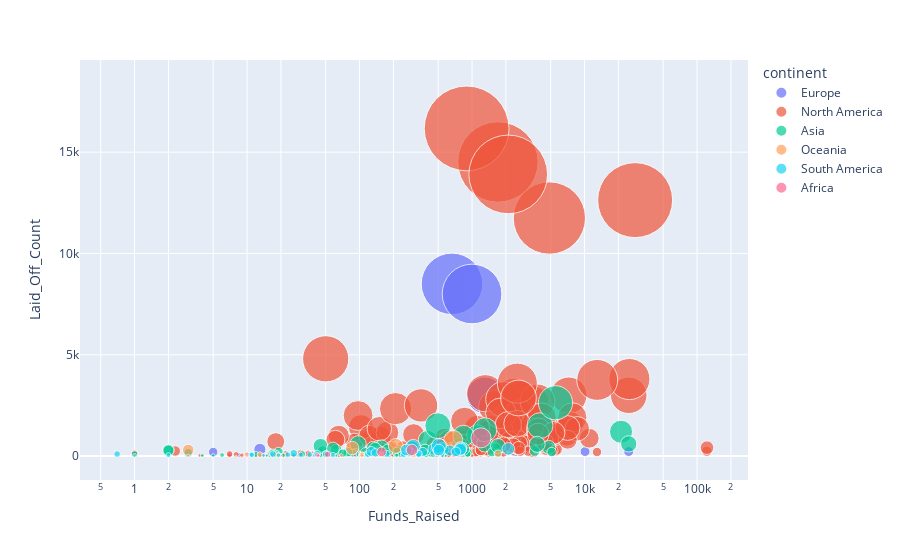

Notebook cell for this chart:
### Code cell
fig = px.scatter(geo_df, x="Funds_Raised", y="Laid_Off_Count", size="Laid_Off_Count", color="continent",
           hover_name="Country", log_x=True, size_max=60)
fig.show()

### Figure 1 — Plotly figure (JSON) as saved in the notebook; plotly's stock layout.template omitted (floating-point values rounded to 4 significant figures; data arrays with more than 128 entries replaced by an {"elided": "..."} marker saying what was removed)
{"data": [{"hovertemplate": "<b>%{hovertext}</b><br><br>continent=Europe<br>Funds_Raised=%{x}<br>Laid_Off_Count=%{marker.size}<extra></extra>", "hovertext": ["United Kingdom", "Estonia", "Germany", "Germany", "Germany", "United Kingdom", "United Kingdom", "United Kingdom", "United Kingdom", "United Kingdom", "United Kingdom", "Switzerland", "Portugal", "Netherlands", "Germany", "United Kingdom", "United Kingdom", "Germany", "Germany", "Germany", "Sweden", "Sweden", "Sweden", "Sweden", "United Kingdom", "United Kingdom", "United Kingdom", "United Kingdom", "United Kingdom", "France", "Austria", "Finland", "Germany", "Germany", "Germany", "Germany", "Germany", "United Kingdom", "Germany", "Denmark", "United Kingdom", "Germany", "Germany", "Germany", "Germany", "Germany", "Germany", "United Kingdom", "United Kingdom", "United Kingdom", "Sweden", "United Kingdom", "Sweden", "Sweden", "Sweden", "United Kingdom", "United Kingdom", "United Kingdom", "United Kingdom", "Ireland", "Ireland", "Norway", "United Kingdom", "Germany", "Germany", "Denmark", "France", "Estonia", "Germany", "Germany", "Germany", "Germany", "Germany", "Germany", "Ireland", "Spain", "Spain", "Sweden", "Sweden", "United Kingdom", "United Kingdom", "United Kingdom", "United Kingdom", "United Kingdom", "United Kingdom", "United Kingdom", "Ireland", "Germany", "Estonia", "France", "France", "Germany", "Germany", "Germany", "Germany", "Germany", "Germany", "Germany", "Germany", "United Kingdom", "France"], "legendgroup": "Europe", "marker": {"color": "#636efa", "size": [451, 63, 15, 100, 51, 120, 69, 60, 95, 367, 8, 62, 80, 225, 75, 300, 8, 90, 87, 59, 100, 100, 700, 70, 1500, 45, 95, 29, 200, 350, 270, 250, 300, 95, 100, 18, 14, 100, 70, 150, 38, 18, 100, 180, 100, 55, 109, 30, 85, 150, 70, 242, 300, 70, 72, 20, 70, 50, 30, 9, 200, 140, 85, 100, 43, 35, 93, 143, 50, 525, 200, 62, 30, 20, 27, 250, 89, 600, 8500, 50, 110, 206, 330, 800, 350, 40, 130, 80, 66, 200, 10, 150, 31, 21, 60, 3000, 221, 200, 8000, 80, 17], "sizemode": "area", "sizeref": 4.492, "symbol": "circle"}, "mode": "markers", "name": "Europe", "orientation": "v", "showlegend": true, "type": "scatter", "x": [3000, 7, 30, 109, 8.5, 324, 88, 837, 102, 1500, 32, 78, 91, 24700, 60.18, 197.2, 15.5, 656, 39, 40, 275, 568, 3700, 56, 4000, 133, 214, 118, 238, 293, 546, 169, 1300, 95, 1000, 25, 22, 1800, 150, 173, 123, 90, 89, 646, 188, 95, 741, 105, 202, 490, 126, 1000, 568, 377, 281, 88, 157, 144, 40, 35, 889, 956, 73, 188, 30, 2, 1000, 90, 28, 691, 5, 442, 29, 94, 56, 1200, 130, 2100, 663, 160, 490, 2400, 13, 629, 1700, 376, 131, 646, 192, 495, 15, 442, 47, 41, 2, 1300, 10105, 344, 1000, 105, 579], "xaxis": "x", "y": [451, 63, 15, 100, 51, 120, 69, 60, 95, 367, 8, 62, 80, 225, 75, 300, 8, 90, 87, 59, 100, 100, 700, 70, 1500, 45, 95, 29, 200, 350, 270, 250, 300, 95, 100, 18, 14, 100, 70, 150, 38, 18, 100, 180, 100, 55, 109, 30, 85, 150, 70, 242, 300, 70, 72, 20, 70, 50, 30, 9, 200, 140, 85, 100, 43, 35, 93, 143, 50, 525, 200, 62, 30, 20, 27, 250, 89, 600, 8500, 50, 110, 206, 330, 800, 350, 40, 130, 80, 66, 200, 10, 150, 31, 21, 60, 3000, 221, 200, 8000, 80, 17], "yaxis": "y"}, {"hovertemplate": "<b>%{hovertext}</b><br><br>continent=North America<br>Funds_Raised=%{x}<br>Laid_Off_Count=%{marker.size}<extra></extra>", "hovertext": {"elided": "371 str values"}, "legendgroup": "North America", "marker": {"color": "#EF553B", "size": {"elided": "371 int values"}, "sizemode": "area", "sizeref": 4.492, "symbol": "circle"}, "mode": "markers", "name": "North America", "orientation": "v", "showlegend": true, "type": "scatter", "x": {"elided": "371 float values"}, "xaxis": "x", "y": {"elided": "371 int values"}, "yaxis": "y"}, {"hovertemplate": "<b>%{hovertext}</b><br><br>continent=Asia<br>Funds_Raised=%{x}<br>Laid_Off_Count=%{marker.size}<extra></extra>", "hovertext": ["India", "India", "Israel", "India", "India", "Israel", "India", "India", "India", "India", "United Arab Emirates", "Israel", "India", "Israel", "Malaysia", "Indonesia", "India", "India", "India", "India", "India", "India", "India", "India", "India", "India", "India", "India", "India", "India", "Israel", "Israel", "Israel", "Israel", "Malaysia", "United Arab Emirates", "United Arab Emirates", "United Arab Emirates", "India", "India", "India", "India", "India", "India", "India", "India", "India", "India", "India", "India", "India", "India", "India", "India", "India", "China", "China", "India", "Israel", "Israel", "Israel", "Israel", "Israel", "Israel", "Israel", "Israel", "Israel", "Israel", "Israel", "Israel", "Thailand", "India", "India", "India", "India", "India", "India", "India", "India", "India", "India", "Indonesia", "Indonesia", "Indonesia", "Indonesia", "Israel", "Israel", "Israel", "Israel", "Israel", "Israel", "Indonesia", "Indonesia", "India", "India", "India", "India", "India", "India", "India", "India", "Indonesia", "Israel", "Israel", "Israel", "Israel", "Israel", "Israel", "India", "India", "India", "India", "India", "India", "India", "India", "India", "China", "India", "India", "India", "India", "India"], "legendgroup": "Asia", "marker": {"color": "#00cc96", "size": [250, 80, 70, 45, 6, 24, 200, 200, 800, 60, 536, 10, 130, 120, 50, 430, 40, 350, 1500, 450, 1501, 1200, 70, 600, 270, 1020, 350, 350, 200, 300, 74, 500, 65, 30, 50, 400, 50, 9, 1000, 200, 424, 600, 600, 145, 100, 100, 140, 180, 250, 50, 150, 80, 180, 40, 170, 180, 300, 191, 20, 12, 100, 30, 11, 80, 113, 30, 120, 60, 30, 16, 55, 100, 80, 190, 45, 150, 100, 36, 350, 30, 2630, 200, 134, 67, 160, 85, 17, 100, 30, 20, 80, 1300, 70, 250, 500, 40, 142, 40, 580, 100, 50, 360, 60, 40, 19, 20, 31, 370, 100, 15, 100, 56, 300, 30, 100, 200, 25, 275, 300, 29, 78, 150, 100], "sizemode": "area", "sizeref": 4.492, "symbol": "circle"}, "mode": "markers", "name": "Asia", "orientation": "v", "showlegend": true, "type": "scatter", "x": [47, 48, 45, 143, 8, 100, 215, 19, 404, 76, 771, 84, 214.2, 386, 348, 4800, 582, 548, 496, 157, 4022, 21100, 3, 24700, 224, 1114, 1600, 548, 214.2, 62, 288, 45, 16, 250, 26, 132, 71, 30, 838, 292, 292, 1300, 97, 17, 375, 2, 3, 172, 150, 6, 838, 12, 1500, 13, 3, 917, 2, 112, 76, 205, 1, 41, 17, 335, 393, 51, 18, 111, 60, 15, 120, 31, 166, 140, 118, 1700, 914, 20, 838, 4, 5517, 5100, 140, 245, 92, 122, 15, 92, 103, 165, 231, 1300, 180, 3600, 1700, 21, 87, 214, 3792, 390, 19, 138, 166, 111, 80, 42, 317, 58, 50, 62, 431, 17, 177, 13, 451, 79, 62, 2, 382, 5, 50, 71, 120], "xaxis": "x", "y": [250, 80, 70, 45, 6, 24, 200, 200, 800, 60, 536, 10, 130, 120, 50, 430, 40, 350, 1500, 450, 1501, 1200, 70, 600, 270, 1020, 350, 350, 200, 300, 74, 500, 65, 30, 50, 400, 50, 9, 1000, 200, 424, 600, 600, 145, 100, 100, 140, 180, 250, 50, 150, 80, 180, 40, 170, 180, 300, 191, 20, 12, 100, 30, 11, 80, 113, 30, 120, 60, 30, 16, 55, 100, 80, 190, 45, 150, 100, 36, 350, 30, 2630, 200, 134, 67, 160, 85, 17, 100, 30, 20, 80, 1300, 70, 250, 500, 40, 142, 40, 580, 100, 50, 360, 60, 40, 19, 20, 31, 370, 100, 15, 100, 56, 300, 30, 100, 200, 25, 275, 300, 29, 78, 150, 100], "yaxis": "y"}, {"hovertemplate": "<b>%{hovertext}</b><br><br>continent=Oceania<br>Funds_Raised=%{x}<br>Laid_Off_Count=%{marker.size}<extra></extra>", "hovertext": ["Australia", "Australia", "Australia", "Australia", "Australia", "Australia", "Australia", "Australia", "Australia", "Australia", "Australia", "Australia", "Australia", "Australia", "Australia", "New Zealand", "New Zealand", "Australia", "Australia", "Australia", "Australia", "Australia"], "legendgroup": "Oceania", "marker": {"color": "#FFA15A", "size": [36, 60, 18, 70, 30, 300, 50, 75, 60, 27, 120, 65, 10, 8, 83, 800, 25, 500, 400, 90, 95, 27], "sizemode": "area", "sizeref": 4.492, "symbol": "circle"}, "mode": "markers", "name": "Oceania", "orientation": "v", "showlegend": true, "type": "scatter", "x": [157, 106, 20, 13, 145, 3, 165, 18, 320, 69, 1700, 105, 1, 10, 299, 681, 24, 210, 86, 257, 124, 105], "xaxis": "x", "y": [36, 60, 18, 70, 30, 300, 50, 75, 60, 27, 120, 65, 10, 8, 83, 800, 25, 500, 400, 90, 95, 27], "yaxis": "y"}, {"hovertemplate": "<b>%{hovertext}</b><br><br>continent=South America<br>Funds_Raised=%{x}<br>Laid_Off_Count=%{marker.size}<extra></extra>", "hovertext": ["Brazil", "Brazil", "Brazil", "Brazil", "Brazil", "Brazil", "Brazil", "Brazil", "Brazil", "Brazil", "Brazil", "Argentina", "Brazil", "Brazil", "Brazil", "Brazil", "Brazil", "Brazil", "Brazil", "Brazil", "Brazil", "Brazil", "Brazil", "Brazil", "Brazil", "Brazil", "Brazil", "Brazil", "Brazil", "Argentina", "Argentina", "Brazil", "Brazil", "Brazil", "Brazil", "Brazil", "Brazil", "Brazil", "Brazil", "Brazil", "Brazil", "Brazil", "Brazil", "Brazil", "Brazil", "Chile"], "legendgroup": "South America", "marker": {"color": "#19d3f3", "size": [467, 100, 29, 136, 70, 275, 4, 51, 62, 33, 100, 80, 160, 200, 340, 75, 60, 90, 100, 260, 58, 28, 70, 384, 500, 60, 47, 100, 75, 53, 100, 227, 50, 190, 300, 312, 113, 160, 110, 340, 355, 210, 111, 300, 31, 45], "sizemode": "area", "sizeref": 4.492, "symbol": "circle"}, "mode": "markers", "name": "South America", "orientation": "v", "showlegend": true, "type": "scatter", "x": [300, 0.7, 39, 26, 120, 635, 2, 2, 30, 1, 118, 11, 755, 365, 460, 36, 11, 250, 50, 502, 58, 15, 23, 788, 507, 338, 40, 250, 244, 544, 17, 127, 336, 280, 260, 788, 174, 138, 336, 788, 2100, 720, 42, 507, 14, 19], "xaxis": "x", "y": [467, 100, 29, 136, 70, 275, 4, 51, 62, 33, 100, 80, 160, 200, 340, 75, 60, 90, 100, 260, 58, 28, 70, 384, 500, 60, 47, 100, 75, 53, 100, 227, 50, 190, 300, 312, 113, 160, 110, 340, 355, 210, 111, 300, 31, 45], "yaxis": "y"}, {"hovertemplate": "<b>%{hovertext}</b><br><br>continent=Africa<br>Funds_Raised=%{x}<br>Laid_Off_Count=%{marker.size}<extra></extra>", "hovertext": ["Kenya", "Kenya", "Senegal", "Nigeria", "Nigeria", "Kenya", "Nigeria", "Nigeria"], "legendgroup": "Africa", "marker": {"color": "#FF6692", "size": [84, 54, 300, 23, 27, 211, 900, 20], "sizemode": "area", "sizeref": 4.492, "symbol": "circle"}, "mode": "markers", "name": "Africa", "orientation": "v", "showlegend": true, "type": "scatter", "x": [52, 42, 292, 91, 43, 157, 1200, 3], "xaxis": "x", "y": [84, 54, 300, 23, 27, 211, 900, 20], "yaxis": "y"}], "layout": {"legend": {"itemsizing": "constant", "title": {"text": "continent"}, "tracegroupgap": 0}, "margin": {"t": 60}, "xaxis": {"anchor": "y", "domain": [0, 1], "title": {"text": "Funds_Raised"}, "type": "log"}, "yaxis": {"anchor": "x", "domain": [0, 1], "title": {"text": "Laid_Off_Count"}}}}
